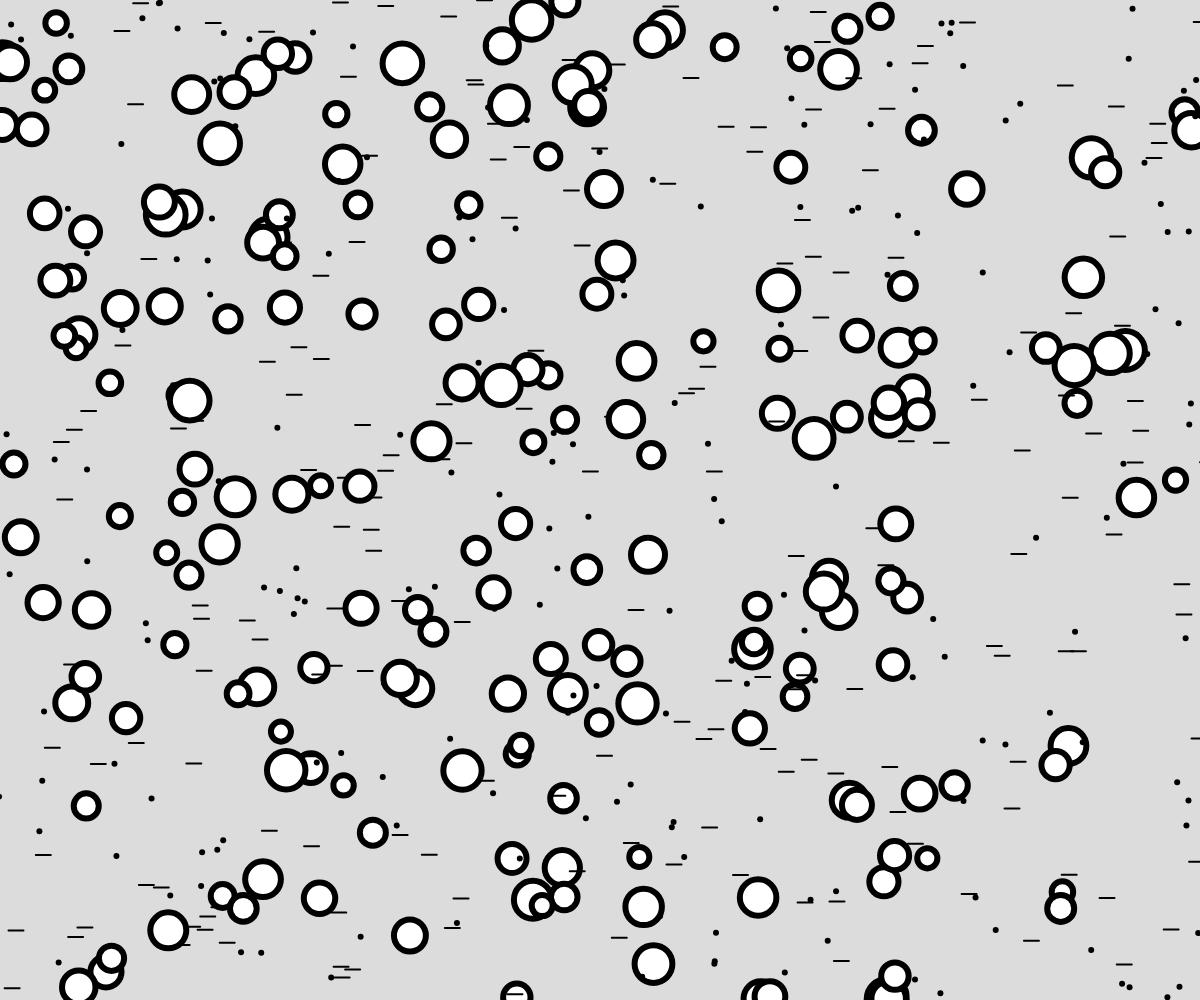
Frame 1 (no input)
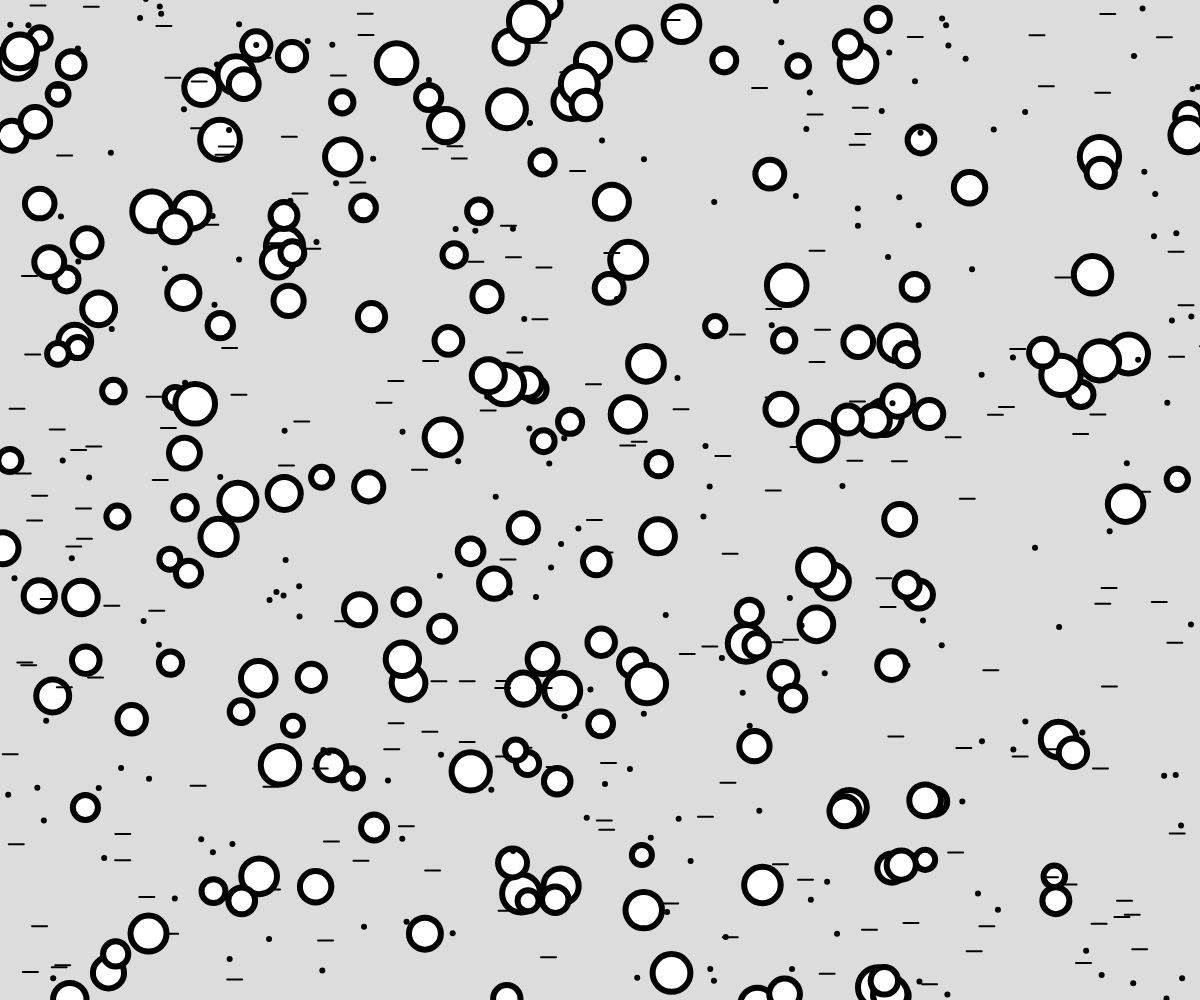
Frame 60 (no input)
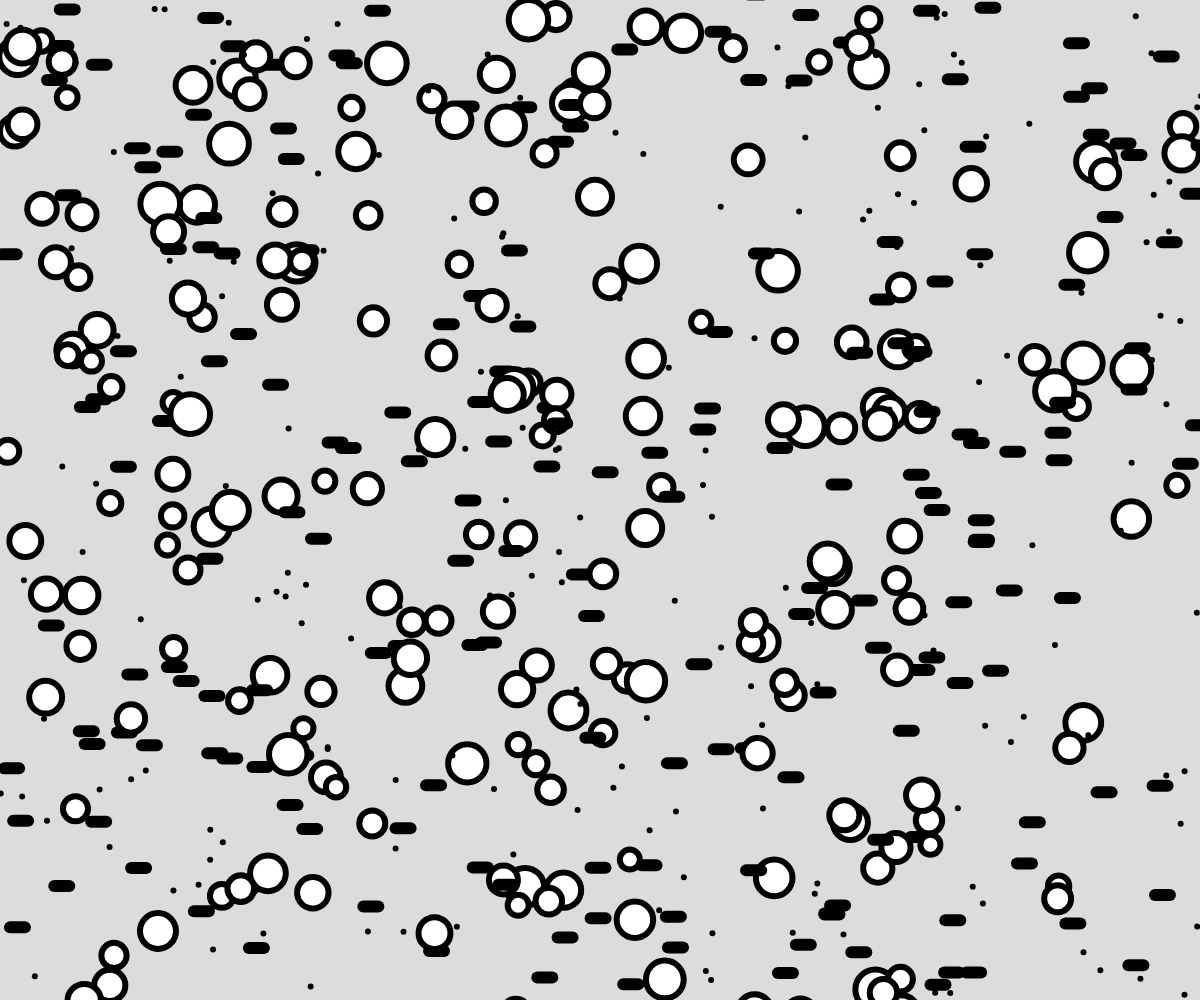
Frame 120 (the mouse pressed at the canvas centre since frame 60)

The p5.js sketch that drew these frames (run headless with seeded random() and noise() and a simulated clock; from frame 60 on, the mouse is pressed at the canvas centre):

// p5.js sketch
// ── sketch.js
// Objects and inheritance
// Ryder Martin
// 5/13/2026
// also splitting our project across serveral files

let objects = [];

function setup() {
  createCanvas(windowWidth, windowHeight);
  for(let i = 0; i < 200; i++){
    objects.push(new AnimatedObject(random(width), random(height)));
    objects.push(new CircleObject(random(width),random(height)));
    objects.push(new LineObject());
  }
}

function draw() {
  background(220);
  for(let o of objects){
    o.move();
    o.display();
  }
}



// ── AnimatedObject.js
//parent class ("super Class")
// --- if all classes in one file, this should occur first ---
class AnimatedObject{
    //constructor
    constructor(x,y){
      this.x = x; this.y = y;
      this.size = 6;
    }
  
    //class methods
    move(){ //add a "wiggle" effect
      this.x += random(-2,2);
      this.y += random(-2,2);
    }
  
    display(){
      strokeWeight(this.size);
      point(this.x,this.y);
    }
  }
// ── CircleObject.js
//child class #1 - Circle
class CircleObject extends AnimatedObject{
    constructor(x,y){
        super(x,y);//run the parent class constructor
        //we can also add on to what was in the parent class
        this.size = random(20,40);
    }

    //no mention of move()...we get an exact copy of move() from parent class

    display(){//function override; copies overtop of the parent version
        if(dist(this.x,this.y,mouseX,mouseY)<this.size/2){
            fill(255,0,0);
        }
        else fill(255);

        circle(this.x,this.y,this.size);
    }
}
// ── LineObject.js
//child class #2 line
class LineObject extends AnimatedObject{
    constructor(){
        super(random(width), random(height));
    }

    move(){//combo override but built on parent
        super.move()// runs the parent move method
        this.x -= 5;
        if(this.x < 0) this.x = width;
    }

    display(){//full override (no ref to parent)
        if(mouseIsPressed){
            strokeWeight(12);
        }
        else strokeWeight(2);

        line(this.x, this.y, this.x + 15, this.y);
    }  
}
